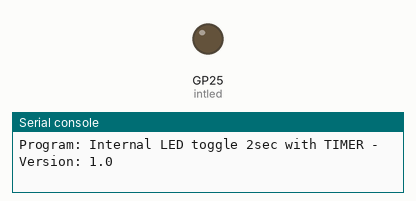
This program was run on a simulated Raspberry Pi Pico running MicroPython. Parts: output pins drawn as LEDs (lit = HIGH), the last lines printed to the serial console.

Above: at 1.0 s.
At 3.0 s:
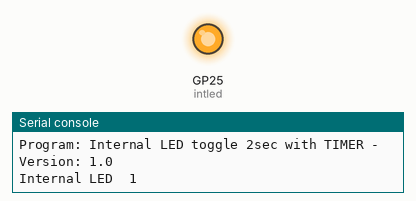
Timing chart, 0 to 5.2 s (numbered marks = the images above):
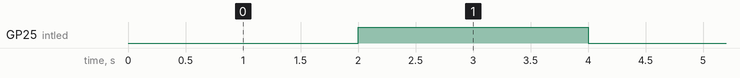

The program:

R_2425CL3_blinkTimer_v1_0.py
```python
# Hardware platform: Pico _ & W
# Author : JC Santamaria
# Date : 2023 - 2 - 17
# Goal : Blink with timer external LED: in GPIO16 -> R220ohm -> LED1 catodo y LED2 anodo
# Ref :

# Informative block - start
p_ucontroler = "Pico _&W"
p_keyOhw = "Nothing"
p_project = "Internal LED toggle 2sec with TIMER"
p_version = "1.0"
print(f"Microcontroler: {p_ucontroler} - Key other HW : {p_keyOhw}")
print(f"Program: {p_project} - Version: {p_version}")

import machine
from machine import Pin, Timer

intled = machine.Pin("LED", machine.Pin.OUT)
tim = Timer()
def tick(timer):
    intled.toggle()
    print('Internal LED ',intled.value())

tim.init(freq=0.5, mode=Timer.PERIODIC, callback=tick)
```

Measured:
- by itself, GP25 (intled): alternates HIGH for 2.0 s and LOW for 2.0 s
